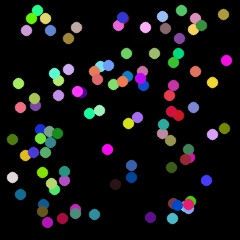
#> input picture images_/img3.jpg, 240 x 240 px, found by its file name
$ python probability_exam.py
#> lines starting #> are read from the running program, lines starting #| are printed output that depends on the picture
import cv2 as cv
from matplotlib import pyplot as plt

img1 = cv.imread('images/img3.jpg')
#> img1 is the input picture: shape (240, 240, 3); mean B, G, R 21.7, 20.8, 21.4
img2 = cv.imread('images/img4.jpg')
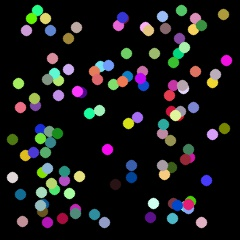
#> input picture images_/img4.jpg, 240 x 240 px, found by its file name
#> img2 is the input picture: shape (240, 240, 3); mean B, G, R 26.7, 26.3, 26.5

img3 = cv.add(img1, img2)
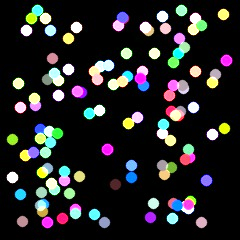
#> img3: shape (240, 240, 3); mean B, G, R 39.6, 38.5, 38.5

img4 = cv.addWeighted(img1, 0.5, img2, 0.5, 0)
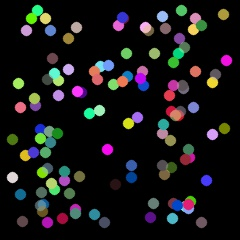
#> img4: shape (240, 240, 3); mean B, G, R 24.2, 23.5, 24

titles = ['src', 'map', 'add', 'addweight']
imgs   = [img1, img2, img3, img4]

for i in range(4):
    plt.subplot(2,2,i+1)
    plt.imshow(imgs[i])
    plt.title(titles[i])
    plt.xticks([])
    plt.yticks([])
plt.show()
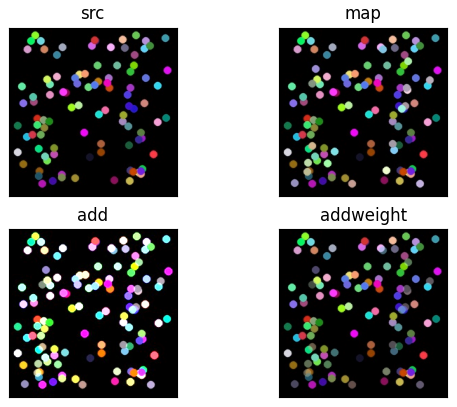
#> figure drawn by matplotlib, 4 panels; B, G, R data is drawn as R, G, B
